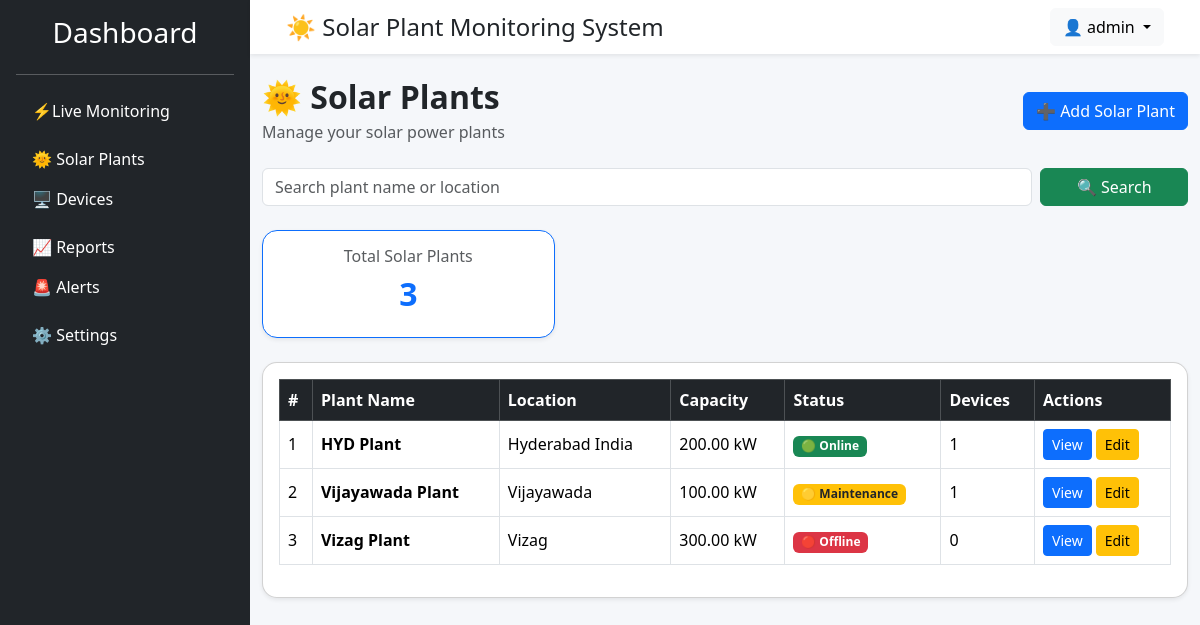
Page /devices/plants/ (signed in) on the earlier database version.
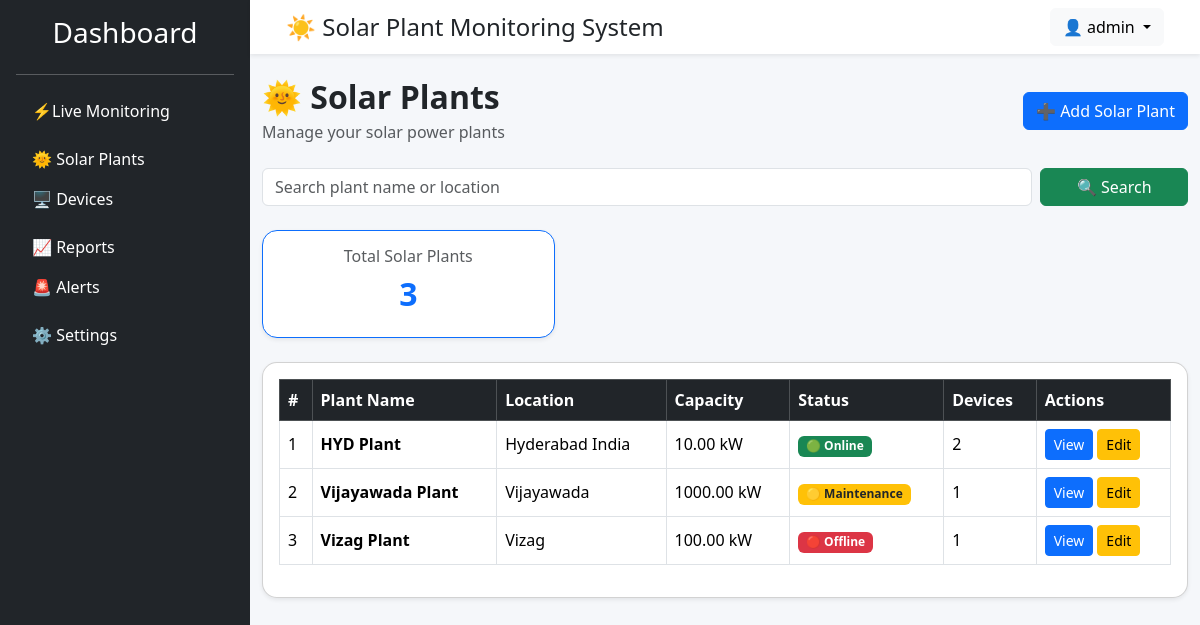
Same page on the later database version.
### devices/models.py (models this page shows, shortened)
class SolarPlant(models.Model):
    STATUS_CHOICES = [
        ("ONLINE", "Online"),
        ("OFFLINE", "Offline"),
        ("MAINTENANCE", "Maintenance"),
    ]
    plant_name = models.CharField(max_length=100)
    location = models.CharField(max_length=255)
    capacity_kw = models.DecimalField(max_digits=10, decimal_places=2)
    status = models.CharField(
        max_length=20,
        choices=STATUS_CHOICES,
        default="ONLINE",
    )
    created_at = models.DateTimeField(auto_now_add=True)
    updated_at = models.DateTimeField(auto_now=True)
    class Meta:
        ordering = ["plant_name"]
        verbose_name = "Solar Plant"
        verbose_name_plural = "Solar Plants"

### devices/views.py (the view)
# urls.py: path("plants/", views.plant_list, name="plant_list"),
@login_required
def plant_list(request):
    plants = SolarPlant.objects.all().order_by("plant_name")
    search = request.GET.get("search", "").strip()
    if search:
        plants = plants.filter(
            plant_name__icontains=search
        ) | plants.filter(
            location__icontains=search
        )
    paginator = Paginator(plants, 20)
    page_number = request.GET.get("page")
    page_obj = paginator.get_page(page_number)
    return render(
        request,
        "devices/plant_list.html",
        {
            "page_obj": page_obj,
            "search": search,
        },
    )

### templates/devices/plant_list.html (shortened to what this page needs)
{% extends 'base.html' %}
{% block content %}
<div class="d-flex justify-content-between align-items-center mb-4">
    <div>
        <h2 class="fw-bold mb-1">
            🌞 Solar Plants
        </h2>
        <p class="text-muted mb-0">
            Manage your solar power plants
        </p>
    </div>
    <a
        href="{% url 'devices:plant_create' %}"
        class="btn btn-primary">
        ➕ Add Solar Plant
    </a>
</div>
<form method="GET" class="row g-2 mb-4">
    <div class="col-md-10">
        <input
            type="text"
            name="search"
            value="{{ search }}"
            class="form-control"
            placeholder="Search plant name or location">
    </div>
    <div class="col-md-2">
        <button
            type="submit"
            class="btn btn-success w-100">
            🔍 Search
        </button>
    </div>
</form>
<div class="row mb-4">
    <div class="col-md-4">
        <div class="card shadow-sm border-primary">
            <div class="card-body text-center">
                <h6 class="text-muted">
                    Total Solar Plants
                </h6>
                <h2 class="fw-bold text-primary">
                    {{ page_obj.paginator.count }}
                </h2>
            </div>
        </div>
    </div>
</div>
<div class="card shadow-sm">
    <div class="card-body">
        <div class="table-responsive">
            <table class="table table-hover table-bordered align-middle">
                <thead class="table-dark">
                    <tr>
                        <th>#</th>
                        <th>Plant Name</th>
                        <th>Location</th>
                        <th>Capacity</th>
                        <th>Status</th>
                        <th>Devices</th>
                        <th>Actions</th>
                    </tr>
                </thead>
                <tbody>
                {% for plant in page_obj %}
                    <tr>
                        <td>
                            {{ page_obj.start_index|add:forloop.counter0 }}
                        </td>
                        <td>
                            <strong>
                                {{ plant.plant_name }}
                            </strong>
                        </td>
                        <td>
                            {{ plant.location }}
                        </td>
                        <td>
                            {{ plant.capacity_kw }} kW
                        </td>
                        <td>
                            {% if plant.status == "ONLINE" %}
                                <span class="badge bg-success">
                                    🟢 Online
                                </span>
                            {% elif plant.status == "OFFLINE" %}
                                <span class="badge bg-danger">
                                    🔴 Offline
                                </span>
                            {% else %}
                                <span class="badge bg-warning text-dark">
                                    🟡 Maintenance
                                </span>
                            {% endif %}
                        </td>
                        <td>
                            {{ plant.devices.count }}
                        </td>
                        <td>
                            <div class="d-flex gap-1">
                                <a
                                    href="{% url 'devices:plant_detail' plant.pk %}"
                                    class="btn btn-sm btn-primary">
                                    View
                                </a>
                                <a
                                    href="{% url 'devices:plant_update' plant.pk %}"
                                    class="btn btn-sm btn-warning">
                                    Edit
                                </a>
                            </div>
                        </td>
                    </tr>
                {% endfor %}
                </tbody>
            </table>
        </div>
    </div>
</div>
{% endblock %}

Differences in the rows shown:
changed SolarPlant "HYD Plant": capacity_kw "200.00" → "10.00"; devices.count "1" → "2"
changed SolarPlant "Vijayawada Plant": capacity_kw "100.00" → "1000.00"
changed SolarPlant "Vizag Plant": capacity_kw "300.00" → "100.00"; devices.count "0" → "1"
